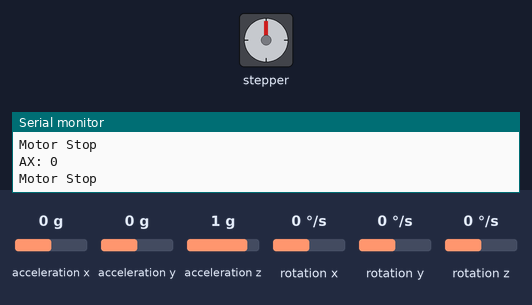
Simulated run of this sketch. Board: Arduino Uno, built with avr-gcc and run on an emulated ATmega328P. Shown: stepper motor, the last lines printed to the serial monitor. The inputs (shaded band) are chosen by the test bench; at power-on: acceleration x 0 g, acceleration y 0 g, acceleration z 1 g, rotation x 0 °/s, rotation y 0 °/s, rotation z 0 °/s. Stepper angles assume 2048 steps per turn.

Above: at 1.2 s.
1.3 s: acceleration x set to -0.3 g
At 1.86 s:
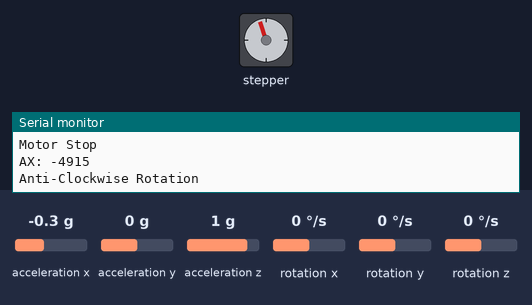
4.3 s: acceleration x set to 0.8 g
7.3 s: acceleration x set to 0.3 g
10.3 s: acceleration x set to 0 g
At 10.8 s:
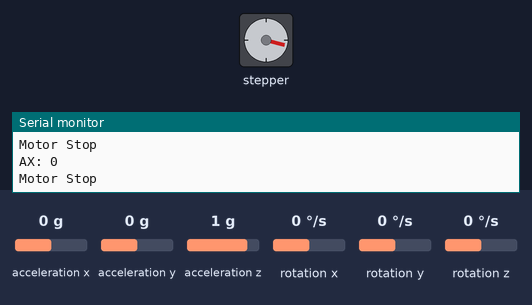
11.8 s: acceleration x set to 1.4 g
At 12.44 s:
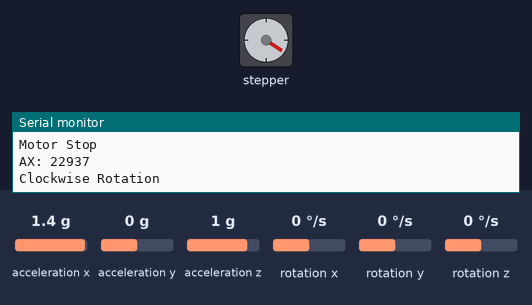
Timing chart, 0 to 18.8 s (numbered marks = the images above; inputs shaded):
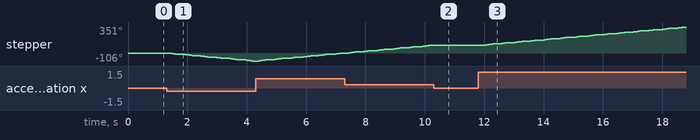

Measured:
- the behaviour switches between -0.1 and -0.2 g on acceleration x (found by bisection; images 0 and 1)
- after the input at 1.3 s, stepper: keeps turning counter-clockwise at about 38°/s, starting after 0.12 s
- after the input at 10.3 s, stepper: stops changing and stays 105°
- after the input at 11.8 s, stepper: keeps turning clockwise at about 36°/s, starting after 0.20 s

The sketch:

MFL06_Stepper_Accelerometer.ino
```cpp
#include <Wire.h>
#include <MPU6050.h>
#include <Stepper.h>

MPU6050 mpu;

// Stepper motor settings (28BYJ-48)
const int stepsPerRevolution = 2048;

// IN1, IN3, IN2, IN4 pin sequence
Stepper myStepper(stepsPerRevolution, 8, 10, 9, 7);

int16_t ax, ay, az;
int threshold = 2000;   // Dead zone to avoid jitter

void setup() {
  Serial.begin(9600);
  Wire.begin();

  // Initialize MPU6050
  mpu.initialize();

  // Initialize Stepper
  myStepper.setSpeed(10); // RPM

  Serial.println("MPU6050 + Stepper Control Ready");
}

void loop() {
  // Read accelerometer values
  mpu.getAcceleration(&ax, &ay, &az);

  // Print X value
  Serial.print("AX: ");
  Serial.println(ax);

  // -------- Motion Control --------
  if (ax > threshold) {
    Serial.println("Clockwise Rotation");
    myStepper.step(100);   // Small step clockwise
  }
  else if (ax < -threshold) {
    Serial.println("Anti-Clockwise Rotation");
    myStepper.step(-100);  // Small step anticlockwise
  }
  else {
    Serial.println("Motor Stop");
  }

  delay(200);
}
```
